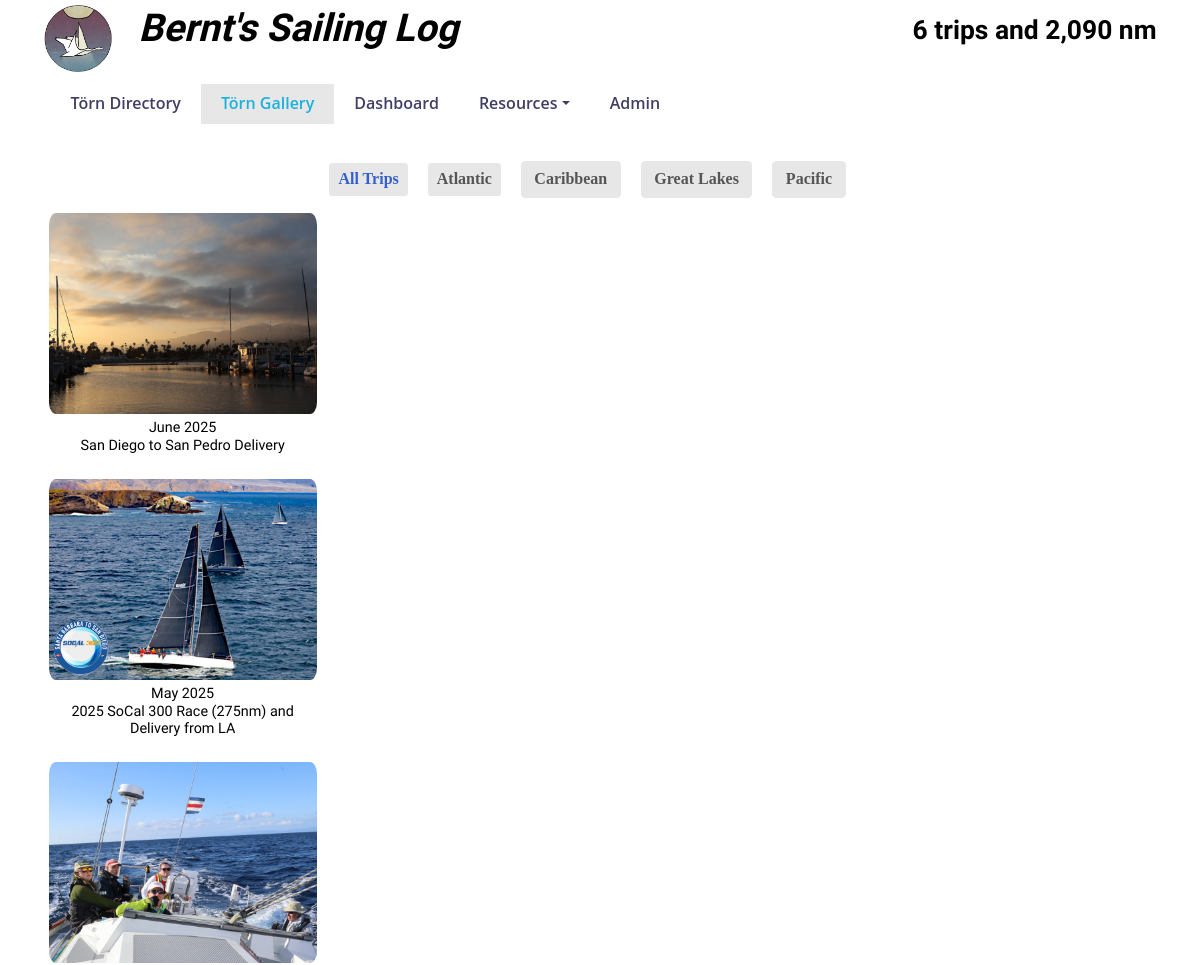
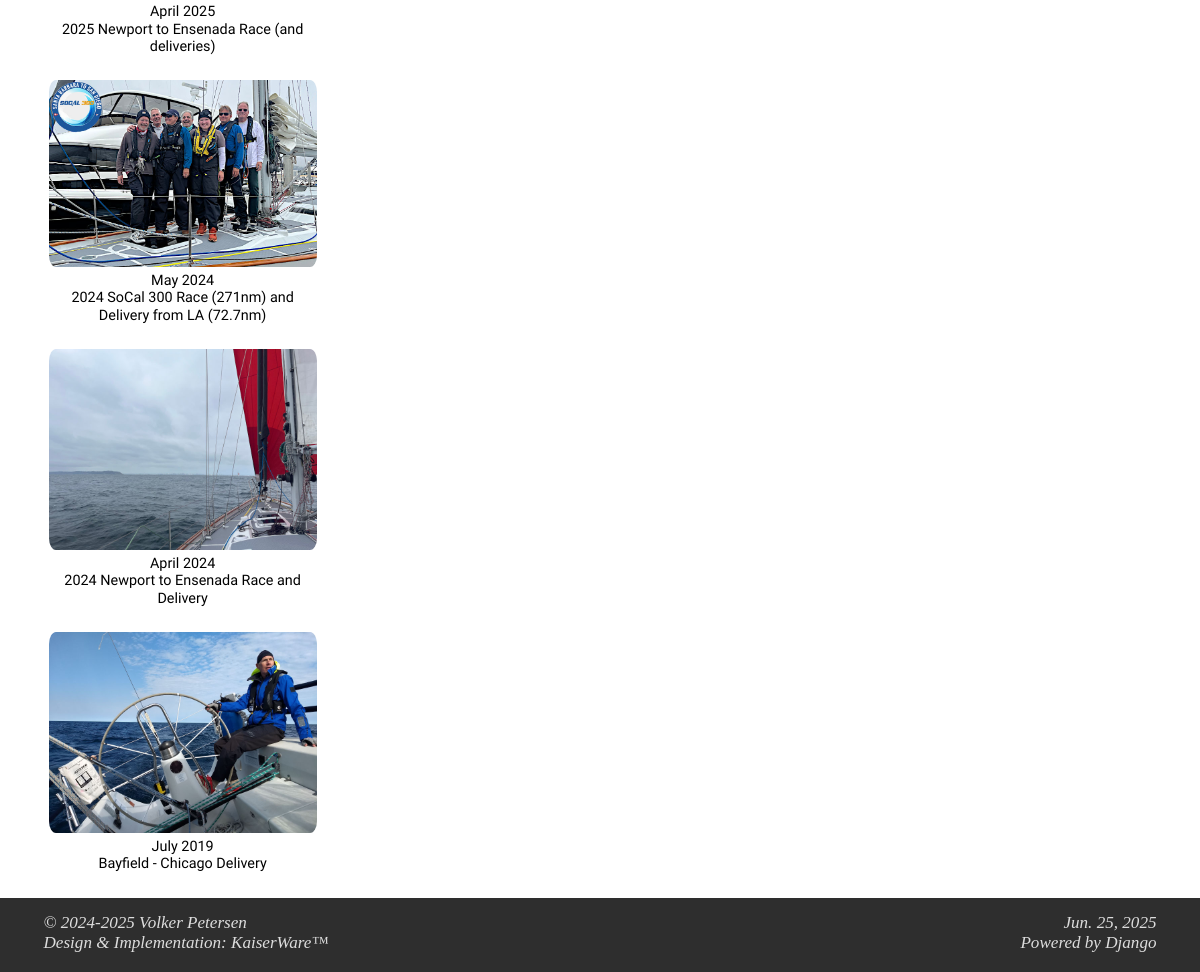
The page /gallery on the database its author committed (2 pictures, top to bottom).
### toerns/models.py (models this page shows, shortened)
class toerndirectory(models.Model):
    geoChoices = (
        ('Atlantic', u'Atlantic'),
        ('Baltic', u'Baltic'),
        ('Caribbean', u'Caribbean'),
        ('Coratia', u'Croatia'),
        ('Great Lakes', u'Great Lakes'),
        ('Pacific', u'Pacific')
    )
    id = models.AutoField(primary_key=True)
    startDate = models.DateField(help_text="date in YYYY-MM-DD format")
    endDate = models.DateField(help_text="date in YYYY-MM-DD format")
    destination = models.CharField(blank=True, null=True, max_length=150)
    georegion = models.CharField(blank=True, null=True, max_length=40, choices=geoChoices,
                                 help_text="Atlantic, Baltic, Caribbean, Croatia, Great Lakes, Pacific")
    maptable = models.CharField(blank=True, null=True, max_length=100,
                                help_text="name of the Google Maps waypoints table")
    boat = models.CharField(blank=True, null=True, max_length=400)
    miles = models.DecimalField(null=True, max_digits=8, decimal_places=2)
    daysAtSea = models.IntegerField()
    skipper = models.ManyToManyField(CrewMembers, blank=True, related_name='skipperToern')
    crew = models.ManyToManyField(CrewMembers, blank=True, related_name='crewToern')
    image = models.CharField(blank=True, null=True, max_length=100)
    picturelink = models.CharField(blank=True, null=True, max_length=200)
    class Meta:
        managed = True
        db_table = "ToernDirectory"
        verbose_name_plural = 'Toern Directory'

### toerns/views.py (the view)
# urls.py: path("gallery", views.gallery, name="Gallery"),
def gallery(request):
    return render(request, "toerns/gallery.html",
                  context=fetchContent(request, route="all"))

### toerns/templatetags/custom_filter.py (called while the page is built)
@register.filter(name='replace')
def replace(value, arg):
    old, new = arg.split(',')
    return value.replace(old, new)

@register.filter(name='multi_replace')
def multi_replace(value, arg):
    replacements = arg.split(',')
    for old, new in zip(replacements[::2], replacements[1::2]):
        value = value.replace(old, new)
    return value

### templates/toerns/gallery.html (shortened to what this page needs)
{% extends "toerns/header.html" %}
{% load static %}
{% load humanize %}
{% load custom_filter %}
{% block content %}
    <div id="trip_gallery" class="container">
        <div id="portfolio" class="col-xs-12">
            <div id="tripItems" class="portfolio-items">
            {% for trip in trips %}
                {% with
                    destination=trip.georegion|add:"<br /><a href='plotRoute/"|add:trip.maptable|add:"'>"|add:trip.destination|add:"</a>"
                    yacht=trip.boat|multi_replace:"linefeed,<br>,openLink,<a,closeLink,</a>,pdf/,../static/pdf/,&#34;,'"
                %}
                <div class="portfolio-item {{ trip.georegion|replace:" ,_" }} col-xs-12 col-sm-4 col-md-3" data-value="{{ trip.miles }}">
                    <div class="trip-details-wrap">
                        <img class="img-responsive" id="tripImage" src="../static/{{ trip.image }}" alt="{{ trip.destination }}" onerror="imgErrorTripPicture(this)" />
                        <div class="text-center trip-name">
                            {{ trip.startDate|date:"F" }}&nbsp;{{ trip.startDate|date:"Y" }}<br />{{ trip.destination }}
                        </div>
                    </div>
                </div>
                {% endwith %}
            {% endfor %}
            </div>
        </div>
    </div>
{% endblock %}

### static/css/SailingLog.css (style rules this page uses)
body, html { height: 100%; width: 100%; margin: 0px; font-family: 'Palatino, sans-serif'; font-weight: 400; font-size: 18px !important; line-height: 1.20 !important; color:#000000; }
@media screen and (min-width: 577px) { .trip-name { font-family: 'Shadows Into Light Two', cursive; font-size: calc(4.5vw); font-weight: 500; margin-top: 5px; padding-right: 4px; padding-left: 4px; } }
@media screen and (min-width: 577px) { .portfolio-item { margin: 0px 0px 25px 0px !important; padding:0; } }
@media screen and (min-width: 578px) and (min-height: 550px) { .trip-name { font-family: 'Shadows Into Light Two', cursive; font-size: calc(1.2vw); font-weight: 500; margin-top: 5px; margin-bottom: 20px; padding-right: 4px; padding-left: 4px; } }
.portfolio-items { list-style: none outside none; margin: 10px 0 20px 0; padding: 0px; }
.trip-details-wrap img { padding: 0px 5px 0px 5px; width: 100%; border-radius: 12px; }

### rows shown on the page
toerndirectory: {{ trip.miles }} 88.52 (drawn), image (picture), startDate "June", startDate "2025", destination "San Diego to San Pedro Delivery"
toerndirectory: {{ trip.miles }} 455.30 (drawn), image (picture), startDate "May", startDate "2025", destination "2025 SoCal 300 Race (275nm) and Delivery from LA"
toerndirectory: {{ trip.miles }} 275.51 (drawn), image (picture), startDate "April", startDate "2025", destination "2025 Newport to Ensenada Race (and deliveries)"
toerndirectory: {{ trip.miles }} 343.70 (drawn), image (picture), startDate "May", startDate "2024", destination "2024 SoCal 300 Race (271nm) and Delivery from LA (72.7nm)"
toerndirectory: {{ trip.miles }} 262.12 (drawn), image (picture), startDate "April", startDate "2024", destination "2024 Newport to Ensenada Race and Delivery"
toerndirectory: {{ trip.miles }} 665.28 (drawn), image (picture), startDate "July", startDate "2019", destination "Bayfield - Chicago Delivery"
